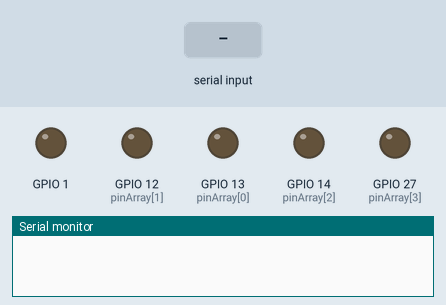
Recording of a sketch running on a simulated ESP32. Shown: output pins drawn as LEDs (lit = HIGH), the last lines printed to the serial monitor. Inputs (shaded band) come from the test bench.

Above: at 1.2 s.
1.3 s: byte 30 received over Serial
At 2.5 s:
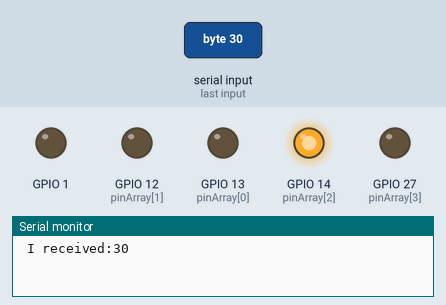
Timing chart, 0 to 4.3 s (numbered marks = the images above; inputs shaded):
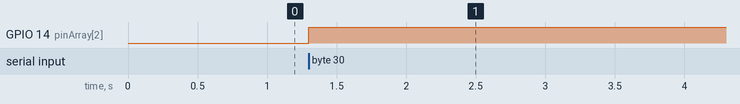

The sketch:

HBridgeMaderController.ino
```cpp
//          h-bridge by madderdash & http_lessand_ro
//             04-01-2021
//      in serial monitor press keys 1,2,3,4,5, to conroll the motors.

class HBridgeMaderController {
  private:
    int pinArray[4] = {     // The pins used as output
      13,                 // motor 1 pin A
      12,                 // motor 1 pin B
      14,                  // motor 2 pin A
      27                   // motor 2 pin B
    };
    int direction[5][4] = {
      { 1, 0, 1, 0 },     // Forward =0
      { 0, 1, 0, 1 },     // Backwords =1
      { 0, 0, 0, 0 },     // Standby =2
      { 1, 0, 0, 0 },     // turn left =3
      { 0, 0, 1, 0 }      // Turn right = 4
    };
    int pinCount = 4;       // Pins uses in array


  public:
    HBridgeMaderController() {
      for (int count = 0; count <= pinCount; count++)
      {
          pinMode(this->pinArray[count], OUTPUT);
      }
    }

    void drive(int x) { // Driveing the pins off of the input of x.
        for (int i = 0; i <= 4; i++)
        {
            if (direction[x][i] == 1)
            {
                digitalWrite(pinArray[i], HIGH);
            }
            else
            {
                digitalWrite(pinArray[i], LOW);
            }
        }
    }
};


HBridgeMaderController motor_controller;

void setup(){ Serial.begin(115200); }

int captureSerial = 0;
int state = 5;          // Starts motors in standby mode.

void loop()
{

    if (Serial.available() > 0)        // gets input from serial
    {

        captureSerial = Serial.read(); // read the incoming byte:

        Serial.print(" I received:");  // Debug prints what is received on the serial terminal.

        Serial.println(captureSerial); // Debug prints what is received on the serial terminal.
        // This simply directs the pinout as to what needs to be driven, and reversed.

        switch(captureSerial){
          case 49: state = 0; break;
          case 50: state = 1; break;
          case 51: state = 3; break;
          case 52: state = 4; break;
          case 53: state = 2; break;
        }

        motor_controller.drive(state);
    }
}
```

Measured:
- after the input at 1.3 s, GPIO 14 (pinArray[2]): LOW → HIGH at once
